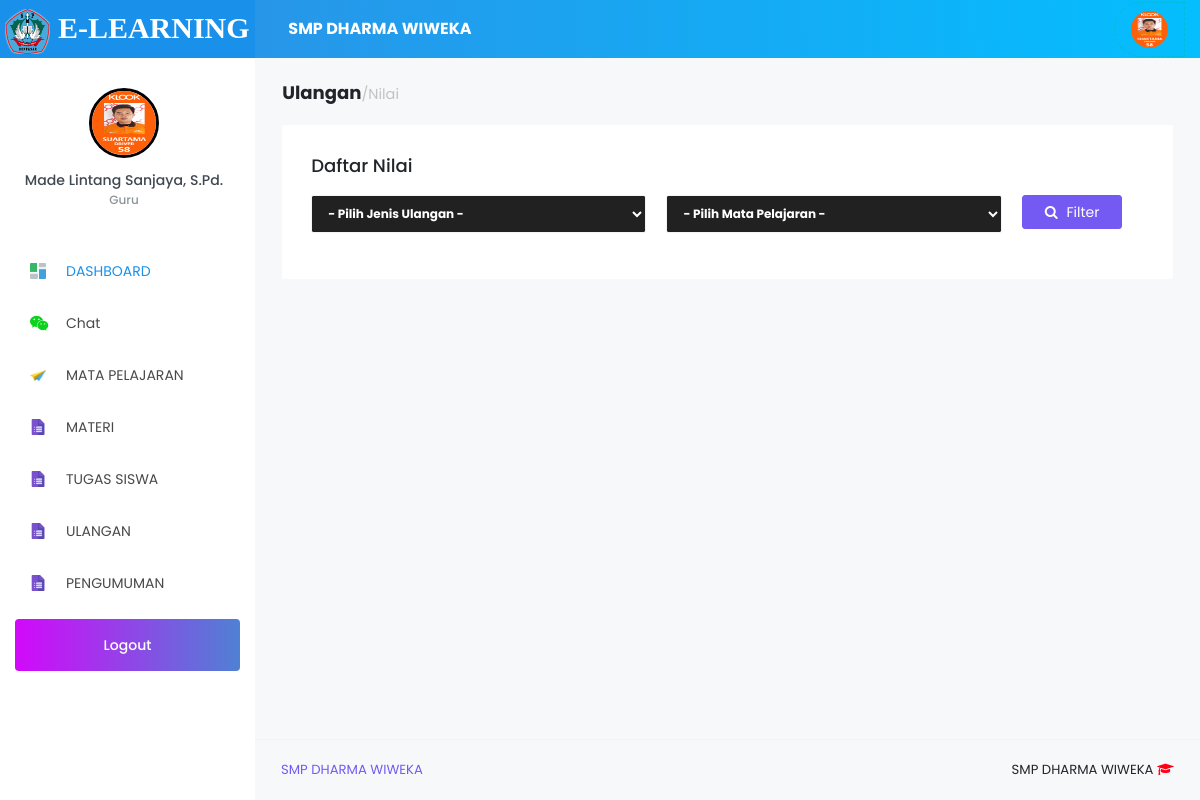
/Guru/index.php?page=nilai (signed in), run on the app's committed database.
### tables this page shows
CREATE TABLE `tb_sekolah` (
  `id_sekolah` int(11) NOT NULL,
  `nama_sekolah` varchar(120) NOT NULL,
  `kepsek` varchar(120) NOT NULL,
  `textlogo` varchar(120) NOT NULL,
  `logo` varchar(255) NOT NULL,
  `copyright` varchar(255) NOT NULL
);

CREATE TABLE `tb_guru` (
  `id_guru` int(11) NOT NULL,
  `nik` varchar(20) NOT NULL,
  `nama_guru` varchar(120) NOT NULL,
  `username` varchar(65) NOT NULL,
  `password` varchar(255) NOT NULL,
  `foto` varchar(255) NOT NULL,
  `status` varchar(5) NOT NULL,
  `date_created` date NOT NULL,
  `confirm` enum('Yes','No') NOT NULL
);

### Guru/modul/nilai/data_nilai.php (the view, shortened to what this page needs)
<div class="content-wrapper">
  <h4><b>Ulangan</b><small class="text-muted">/Nilai</small>
  <br>
  <br>
  <div class="row">
    <div class="col-md-12 col-xs-12">
      <div class="card">
        <div class="card-body">
          <h4 class="card-title">Daftar Nilai</h4>
          <p class="card-description">
            <form action="" method="post">
              <div class="row">
                <div class="col-md-5">
                  <select name="jenis" class="form-control" style="font-weight: bold;background-color: #212121;color: #fff;">
                    <option value="">- Pilih Jenis Ulangan -</option>
                  </select>
                </div>
                <div class="col-md-5">
                  <select name="mapel" class="form-control" style="font-weight: bold;background-color: #212121;color: #fff;">
                    <option value="">- Pilih Mata Pelajaran -</option>
                  </select>
                </div>
                <div class="col-md-2">
                  <button type="submit" name="filter" class="btn btn-info"><i class="fa fa-search"></i> Filter</button>
                </div>
              </div>
            </form>
          </p>
        </div>
      </div>
    </div>
  </div>
</div>

### Guru/index.php (shortened to what this page needs)
<?php
  include '../config/db.php';
  if (@$_SESSION['Guru']) {
    if (@$_SESSION['Guru']) {
      $sesi = @$_SESSION['Guru'];
    }
    $sql  = mysqli_query($con,"SELECT * FROM tb_guru WHERE id_guru = '$sesi'") or die(mysqli_error($con));
    $data = mysqli_fetch_array($sql);
    $sekolah  = mysqli_query($con,"SELECT * FROM tb_sekolah WHERE id_sekolah=1 ");
    $apl      = mysqli_fetch_array($sekolah); ?>
    <!DOCTYPE html>
    <html lang="en">
    <head>
      <link rel="stylesheet" href="../vendor/node_modules/mdi/css/materialdesignicons.min.css">
      <link rel="stylesheet" href="../vendor/node_modules/simple-line-icons/css/simple-line-icons.css">
      <link rel="stylesheet" href="../vendor/node_modules/font-awesome/css/font-awesome.min.css" />
      <link rel="stylesheet" href="../vendor/css/style.css">
      <link href="../vendor/sweetalert/sweetalert.css" rel="stylesheet" />
      <link rel="stylesheet" type="text/css" href="../vendor/css/jquery.dataTables.css">
    </head>
    <body>
      <div class="container-scroller">
        <nav class="navbar col-lg-12 col-12 p-0 fixed-top d-flex flex-row">
          <div class="text-center navbar-brand-wrapper d-flex align-items-top justify-content-center" style="background-color: #1991eb;">
            <a class="navbar-brand brand-logo" href="index.php" style="font-family:Aegyptus;font-weight: bold;font-size: 30px;">
              <img src="../vendor/images/<?=$apl['logo'];?>" alt="logo" style="height: 45px;width: 45px;border-radius: 10px;"> <b><?=$apl['textlogo'];?></b>
            </a>
          </div>
          <div class="navbar-menu-wrapper d-flex align-items-center">
            <ul class="navbar-nav navbar-nav-left header-links d-none d-md-flex">
              <li class="nav-item" style="width: 400px;">
                <a href="#" style="color: #fff;text-decoration: none;">
                  <b><?=$apl['nama_sekolah'];?></b></a>
              </li>
            </ul>
            <ul class="navbar-nav navbar-nav-right" style="border-top-left-radius:50px;color: black;border-bottom-left-radius:50px;color: #fff;border:1px dashed #00BCD4; ">
              <li class="nav-item d-none d-lg-block">
                <a class="nav-link" href="?page=profil">
                  <img class="img-xs rounded-circle" src="../vendor/images/img_Guru/<?=$data['foto']; ?>" alt="">
                </a>
              </li>
            </ul>
          </div>
        </nav>
        <div class="container-fluid page-body-wrapper">
          <nav class="sidebar sidebar-offcanvas" id="sidebar">
            <ul class="nav">
              <li class="nav-item nav-profile">
                <div class="nav-link">
                  <div class="profile-image">
                    <a href="?page=profil">
                      <img src="../vendor/images/img_Guru/<?=$data['foto']; ?>" alt="image" style="border:3px solid black;"/>
                    </a>
                  </div>
                  <div class="profile-name">
                    <p class="name"><?=$data['nama_guru']; ?></p>
                    <p class="designation">Guru</p>
                  </div>
                </div>
              </li>
              <li class="nav-item">
                <a class="nav-link" href="index.php"><img class="menu-icon" src="../vendor/images/menu_icons/01.png" alt="menu icon"><span class="menu-title">DASHBOARD</span></a>
              </li>
              <li class="nav-item">
                <a class="nav-link" href="?page=chat"><i class="fa fa-wechat text-success menu-icon"></i><span class="menu-title"> Chat</span></a>
              </li>
              <li class="nav-item">
                <a class="nav-link" href="?page=mapel"><img class="menu-icon" src="../vendor/images/menu_icons/02.png" alt="menu icon"> <span class="menu-title">MATA PELAJARAN</span></a>
              </li>
              <li class="nav-item">
                <a class="nav-link" href="?page=materi">
                  <img class="menu-icon" src="../vendor/images/menu_icons/04.png" alt="menu icon">
                  <span class="menu-title">MATERI</span>
                </a>
              </li>
              <li class="nav-item">
                <a class="nav-link" data-toggle="collapse" href="#tugas" aria-expanded="false" aria-controls="general-pages"> <img class="menu-icon" src="../vendor/images/menu_icons/04.png" alt="menu icon"> <span class="menu-title">TUGAS SISWA</span><i class="menu-arrow"></i>
                </a>
              </li>
              <li class="nav-item">
                <a class="nav-link" data-toggle="collapse" href="#evaluasi" aria-expanded="false" aria-controls="general-pages"> <img class="menu-icon" src="../vendor/images/menu_icons/04.png" alt="menu icon"> <span class="menu-title">ULANGAN</span><i class="menu-arrow"></i>
                </a>
              </li>
              <li class="nav-item">
                <a class="nav-link" href="?page=pengumuman"><img class="menu-icon" src="../vendor/images/menu_icons/04.png" alt="menu icon"> <span class="menu-title">PENGUMUMAN</span></a>
              </li>
              <li class="nav-item purchase-button">
                <a class="nav-link" href="logout.php">
                Logout</a>
              </li>
            </ul>
          </nav>
          <div class="main-panel">
            <?php
              $page = @$_GET['page'];
              $act  = @$_GET['act'];
              if ($page=='perangkat') {
                if ($act=='') include 'modul/perangkat/data_perangkat.php';
                elseif ($act=='add') include 'modul/perangkat/add_perangkat.php';
                elseif ($act=='edit') include 'modul/perangkat/edit_perangkat.php';
                elseif ($act=='del') include 'modul/perangkat/del_perangkat.php';
                elseif ($act=='view') include 'modul/perangkat/view.php';
              } elseif ($page=='mapel') {
                if ($act=='') include 'modul/role/data_role.php';
                elseif ($act=='add') include 'modul/role/add_role.php';
                elseif ($act=='edit') include 'modul/role/edit_role.php';
                elseif ($act=='del') include 'modul/role/del_role.php';
              }elseif ($page=='nilai') {
                if ($act=='') include 'modul/nilai/data_nilai.php';
                elseif ($act=='view') include 'modul/nilai/view_nilaikelas.php';
              }elseif ($page=='profil') {
                if ($act=='') include 'modul/profil/data_profil.php';
              }elseif ($page=='chat') {
                if ($act=='') include 'modul/chat/chat.php';
                if ($act=='lihat') include 'modul/chat/isiChat.php';
                elseif ($act=='del') include 'modul/chat/del.php';
              }elseif ($page=='pengumuman') {
                if ($act=='') include 'modul/pengumuman/data_pengumuman.php';
                elseif ($act=='add') include 'modul/pengumuman/add_pengumuman.php';
                elseif ($act=='edit') include 'modul/pengumuman/edit_pengumuman.php';
                elseif ($act=='del') include 'modul/pengumuman/del_pengumuman.php';
              }elseif ($page=='proses') {
                include 'modul/models.php';
              }elseif ($page=='input_nilai') {
                include 'modul/nilai/input_nilai.php';
              }elseif ($page=='edit_nilai') {
                include 'modul/nilai/edit_nilai.php';
              }elseif ($page=='') {
                include 'Home.php';
              }else{
                echo "<b>4014!</b> Tidak ada halaman !";
              }
            ?>
            <footer class="footer">
              <div class="container-fluid clearfix">
                <span class="text-info d-block text-center text-sm-left d-sm-inline-block"><?=$apl['copyright'];?></span>
                <span class="float-none float-sm-right d-block mt-1 mt-sm-0 text-center"><?=$apl['nama_sekolah'];?> <i class="fa fa-graduation-cap text-danger"></i></span>
              </div>
            </footer>
          </div>
        </div>
      </div>
    </body>
    </html>
<?php
} else{
	include 'modul/500.html';
}

### data on the page
tb_sekolah: logo (picture), textlogo "E-LEARNING", nama_sekolah "SMP DHARMA WIWEKA", copyright "SMP DHARMA WIWEKA"
tb_guru: foto (picture), nama_guru "Made Lintang Sanjaya, S.Pd."
